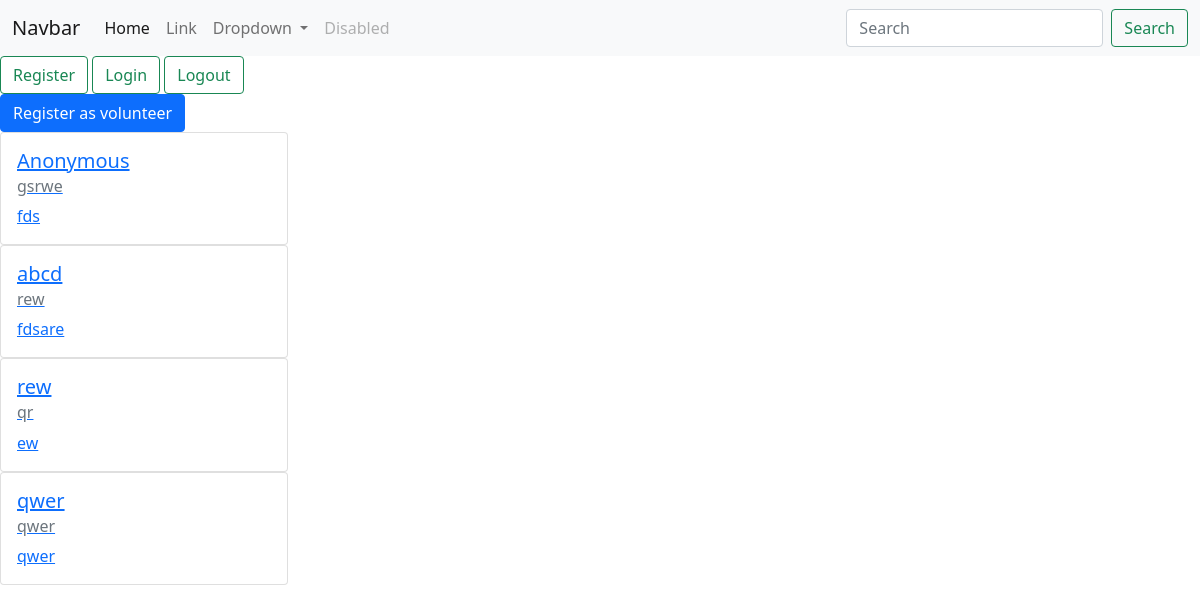
The page / on the database its author committed.
### ngo/models.py (models this page shows)
class Organization(AbstractUser):
    name = models.CharField(max_length=50, default='Anonymous')
    username = models.CharField(max_length=50, unique=True)
    email = models.EmailField(max_length=254, unique=True)
    created_at = models.DateTimeField(auto_now_add=True)
    update_at = models.DateTimeField(auto_now=True)
    phone = models.CharField(max_length=15,blank = True,null=True)
    description = models.TextField(blank=True,null=True)
    location=models.TextField(blank=True,null=True)
    links=models.TextField(blank=True,null=True)
    logo=models.ImageField(upload_to="images")
    objects = UserManager()
    USERNAME_FIELD = 'email'
    REQUIRED_FIELDS = ['username']

### ngo/views.py (the view)
# urls.py: path('',views.index,name="index"),
@csrf_exempt
def index(request):
    ngos = Organization.objects.raw('select * from ngo_organization')
    data={'ngos':ngos}
    return render(request, 'index.html',data)

### templates/index.html (shortened to what this page needs)
<!DOCTYPE html>
<html lang="en">
<head>
    <link href="https://cdn.jsdelivr.net/npm/bootstrap@5.1.3/dist/css/bootstrap.min.css" rel="stylesheet">
</head>
<body>
    {% include 'navbar.html' %}
    <button type="button" class="btn btn-outline-success" onclick="window.location.href='register-ngo/'">Register</button>
    <button type="button" class="btn btn-outline-success" onclick="window.location.href='login-ngo/'">Login</button>
    <button type="button" class="btn btn-outline-success" onclick="window.location.href='logout-ngo/'">Logout</button>
    <div class="create-volunteer-modal">
        <button type="button" class="btn btn-primary" data-bs-toggle="modal" data-bs-target="#exampleModal">
            Register as volunteer
        </button>
    {% for ngo in ngos %}
    <a href="ngo/{{ngo.pk}}">
        <div class="card" style="width: 18rem;">
            <div class="card-body">
            <h5 class="card-title">{{ngo.name}}</h5>
            <h6 class="card-subtitle mb-2 text-muted">{{ngo.location}}</h6>
            <p class="card-text">{{ngo.description}}</p>
            </div>
        </div>
    </a>
    {% endfor %}
</body>
</html>

### rows shown on the page
Organization: name "Anonymous", location "gsrwe", description "fds"
Organization: name "abcd", location "rew", description "fdsare"
Organization: name "rew", location "qr", description "ew"
Organization: name "qwer", location "qwer", description "qwer"
